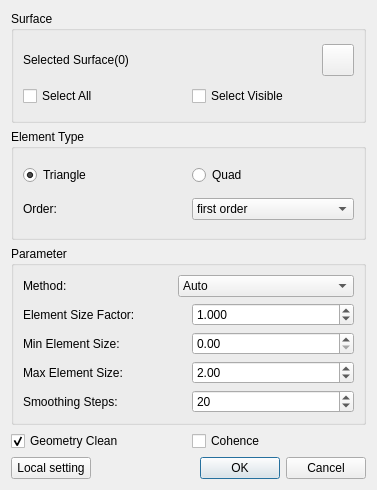
<?xml version="1.0" encoding="UTF-8"?>
<ui version="4.0">
 <class>SurfaceMeshDialog</class>
 <widget class="QDialog" name="SurfaceMeshDialog">
  <property name="geometry">
   <rect>
    <x>0</x>
    <y>0</y>
    <width>377</width>
    <height>490</height>
   </rect>
  </property>
  <property name="windowTitle">
   <string>Surfafce Mesh</string>
  </property>
  <layout class="QGridLayout" name="gridLayout_3">
   <item row="2" column="0" colspan="2">
    <widget class="QGroupBox" name="groupBox_3">
     <property name="title">
      <string>Parameter</string>
     </property>
     <layout class="QGridLayout" name="gridLayout_2">
      <item row="0" column="0">
       <widget class="QLabel" name="label_2">
        <property name="sizePolicy">
         <sizepolicy hsizetype="Expanding" vsizetype="Preferred">
          <horstretch>0</horstretch>
          <verstretch>0</verstretch>
         </sizepolicy>
        </property>
        <property name="text">
         <string>Method:</string>
        </property>
       </widget>
      </item>
      <item row="0" column="1">
       <widget class="QComboBox" name="MethodComboBox">
        <item>
         <property name="text">
          <string>Auto</string>
         </property>
        </item>
        <item>
         <property name="text">
          <string>Mesh Adapt</string>
         </property>
        </item>
        <item>
         <property name="text">
          <string>Delaunay</string>
         </property>
        </item>
        <item>
         <property name="text">
          <string>Frontal</string>
         </property>
        </item>
        <item>
         <property name="text">
          <string>Delaunay for quad</string>
         </property>
        </item>
        <item>
         <property name="text">
          <string>Packing for parallelograms</string>
         </property>
        </item>
       </widget>
      </item>
      <item row="1" column="0" colspan="2">
       <layout class="QHBoxLayout" name="horizontalLayout_4">
        <item>
         <widget class="QLabel" name="label_3">
          <property name="text">
           <string>Element Size Factor:</string>
          </property>
         </widget>
        </item>
        <item>
         <widget class="QDoubleSpinBox" name="SizeFacDoubleSpinBox">
          <property name="decimals">
           <number>3</number>
          </property>
          <property name="minimum">
           <double>0.001000000000000</double>
          </property>
          <property name="maximum">
           <double>9999999999.000000000000000</double>
          </property>
          <property name="singleStep">
           <double>0.100000000000000</double>
          </property>
          <property name="value">
           <double>1.000000000000000</double>
          </property>
         </widget>
        </item>
       </layout>
      </item>
      <item row="2" column="0" colspan="2">
       <layout class="QHBoxLayout" name="horizontalLayout_5">
        <item>
         <widget class="QLabel" name="label_4">
          <property name="text">
           <string>Min Element Size:</string>
          </property>
         </widget>
        </item>
        <item>
         <widget class="QDoubleSpinBox" name="MinSizeDoubleSpinBox">
          <property name="maximum">
           <double>9999999999999.000000000000000</double>
          </property>
         </widget>
        </item>
       </layout>
      </item>
      <item row="3" column="0" colspan="2">
       <layout class="QHBoxLayout" name="horizontalLayout_6">
        <item>
         <widget class="QLabel" name="label_5">
          <property name="text">
           <string>Max Element Size:</string>
          </property>
         </widget>
        </item>
        <item>
         <widget class="QDoubleSpinBox" name="MaxSizeDoubleSpinBox">
          <property name="maximum">
           <double>9999999999999.000000000000000</double>
          </property>
          <property name="value">
           <double>2.000000000000000</double>
          </property>
         </widget>
        </item>
       </layout>
      </item>
      <item row="4" column="0" colspan="2">
       <layout class="QHBoxLayout" name="horizontalLayout_7">
        <item>
         <widget class="QLabel" name="label_6">
          <property name="text">
           <string>Smoothing Steps:</string>
          </property>
         </widget>
        </item>
        <item>
         <widget class="QSpinBox" name="smoothingSpinBox">
          <property name="maximum">
           <number>1000</number>
          </property>
          <property name="value">
           <number>20</number>
          </property>
         </widget>
        </item>
       </layout>
      </item>
     </layout>
    </widget>
   </item>
   <item row="3" column="0">
    <widget class="QCheckBox" name="geoCleanCheckBox">
     <property name="text">
      <string>Geometry Clean</string>
     </property>
     <property name="checked">
      <bool>true</bool>
     </property>
    </widget>
   </item>
   <item row="4" column="0" colspan="2">
    <layout class="QHBoxLayout" name="horizontalLayout_3">
     <item>
      <widget class="QPushButton" name="localButton">
       <property name="text">
        <string>Local setting</string>
       </property>
      </widget>
     </item>
     <item>
      <spacer name="horizontalSpacer">
       <property name="orientation">
        <enum>Qt::Horizontal</enum>
       </property>
       <property name="sizeHint" stdset="0">
        <size>
         <width>40</width>
         <height>20</height>
        </size>
       </property>
      </spacer>
     </item>
     <item>
      <widget class="QDialogButtonBox" name="buttonBox">
       <property name="orientation">
        <enum>Qt::Horizontal</enum>
       </property>
       <property name="standardButtons">
        <set>QDialogButtonBox::Cancel|QDialogButtonBox::Ok</set>
       </property>
      </widget>
     </item>
    </layout>
   </item>
   <item row="3" column="1">
    <widget class="QCheckBox" name="gridCoplanarCheckBox">
     <property name="text">
      <string>Cohence</string>
     </property>
    </widget>
   </item>
   <item row="0" column="0" colspan="2">
    <widget class="QGroupBox" name="groupBox">
     <property name="title">
      <string>Surface</string>
     </property>
     <layout class="QGridLayout" name="gridLayout">
      <item row="1" column="0" colspan="2">
       <layout class="QHBoxLayout" name="horizontalLayout_8">
        <item>
         <widget class="QCheckBox" name="selectall">
          <property name="text">
           <string>Select All</string>
          </property>
         </widget>
        </item>
        <item>
         <widget class="QCheckBox" name="selectvisible">
          <property name="text">
           <string>Select Visible</string>
          </property>
         </widget>
        </item>
       </layout>
      </item>
      <item row="0" column="0">
       <widget class="QLabel" name="planelabel">
        <property name="text">
         <string>Selected Surface(0)</string>
        </property>
       </widget>
      </item>
      <item row="0" column="1">
       <widget class="QPushButton" name="geoSelectSurface">
        <property name="sizePolicy">
         <sizepolicy hsizetype="Minimum" vsizetype="Minimum">
          <horstretch>0</horstretch>
          <verstretch>0</verstretch>
         </sizepolicy>
        </property>
        <property name="minimumSize">
         <size>
          <width>32</width>
          <height>32</height>
         </size>
        </property>
        <property name="maximumSize">
         <size>
          <width>32</width>
          <height>32</height>
         </size>
        </property>
        <property name="styleSheet">
         <string notr="true">background-image: url(:/QUI/geometry/selectface.png);</string>
        </property>
        <property name="text">
         <string/>
        </property>
        <property name="checkable">
         <bool>true</bool>
        </property>
       </widget>
      </item>
     </layout>
    </widget>
   </item>
   <item row="1" column="0" colspan="2">
    <widget class="QGroupBox" name="groupBox_2">
     <property name="title">
      <string>Element Type</string>
     </property>
     <layout class="QVBoxLayout" name="verticalLayout">
      <item>
       <layout class="QHBoxLayout" name="horizontalLayout">
        <item>
         <widget class="QRadioButton" name="TriRadioButton">
          <property name="text">
           <string>Triangle</string>
          </property>
          <property name="checked">
           <bool>true</bool>
          </property>
         </widget>
        </item>
        <item>
         <widget class="QRadioButton" name="QuadRadioButton">
          <property name="text">
           <string>Quad</string>
          </property>
         </widget>
        </item>
       </layout>
      </item>
      <item>
       <layout class="QHBoxLayout" name="horizontalLayout_2">
        <item>
         <widget class="QLabel" name="label">
          <property name="text">
           <string>Order:</string>
          </property>
         </widget>
        </item>
        <item>
         <widget class="QComboBox" name="OrderComboBox">
          <item>
           <property name="text">
            <string>first order</string>
           </property>
          </item>
          <item>
           <property name="text">
            <string>second order</string>
           </property>
          </item>
         </widget>
        </item>
       </layout>
      </item>
     </layout>
    </widget>
   </item>
  </layout>
 </widget>
 <resources>
  <include location="../qrc/qianfan.qrc"/>
 </resources>
 <connections>
  <connection>
   <sender>buttonBox</sender>
   <signal>accepted()</signal>
   <receiver>SurfaceMeshDialog</receiver>
   <slot>accept()</slot>
   <hints>
    <hint type="sourcelabel">
     <x>248</x>
     <y>254</y>
    </hint>
    <hint type="destinationlabel">
     <x>157</x>
     <y>274</y>
    </hint>
   </hints>
  </connection>
  <connection>
   <sender>buttonBox</sender>
   <signal>rejected()</signal>
   <receiver>SurfaceMeshDialog</receiver>
   <slot>reject()</slot>
   <hints>
    <hint type="sourcelabel">
     <x>316</x>
     <y>260</y>
    </hint>
    <hint type="destinationlabel">
     <x>286</x>
     <y>274</y>
    </hint>
   </hints>
  </connection>
 </connections>
</ui>
